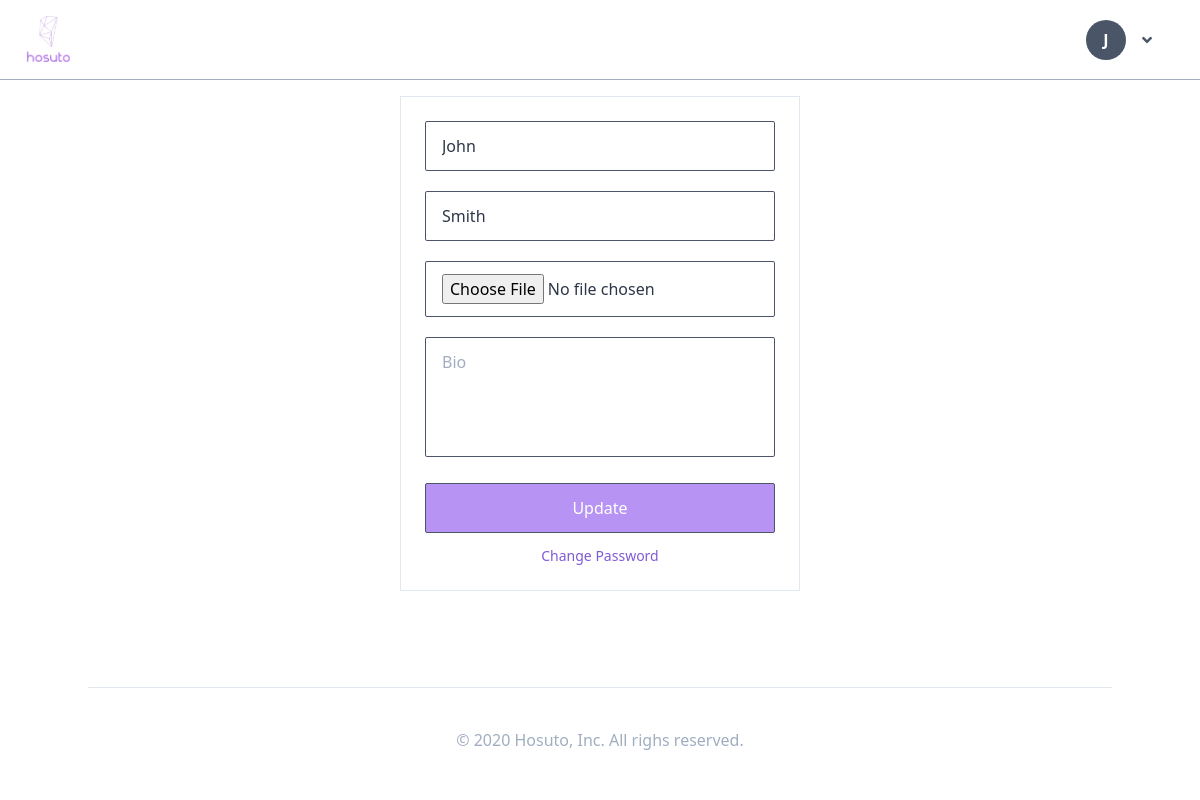
/users/update-profile/ (signed in), run on an earlier commit of the app's database.
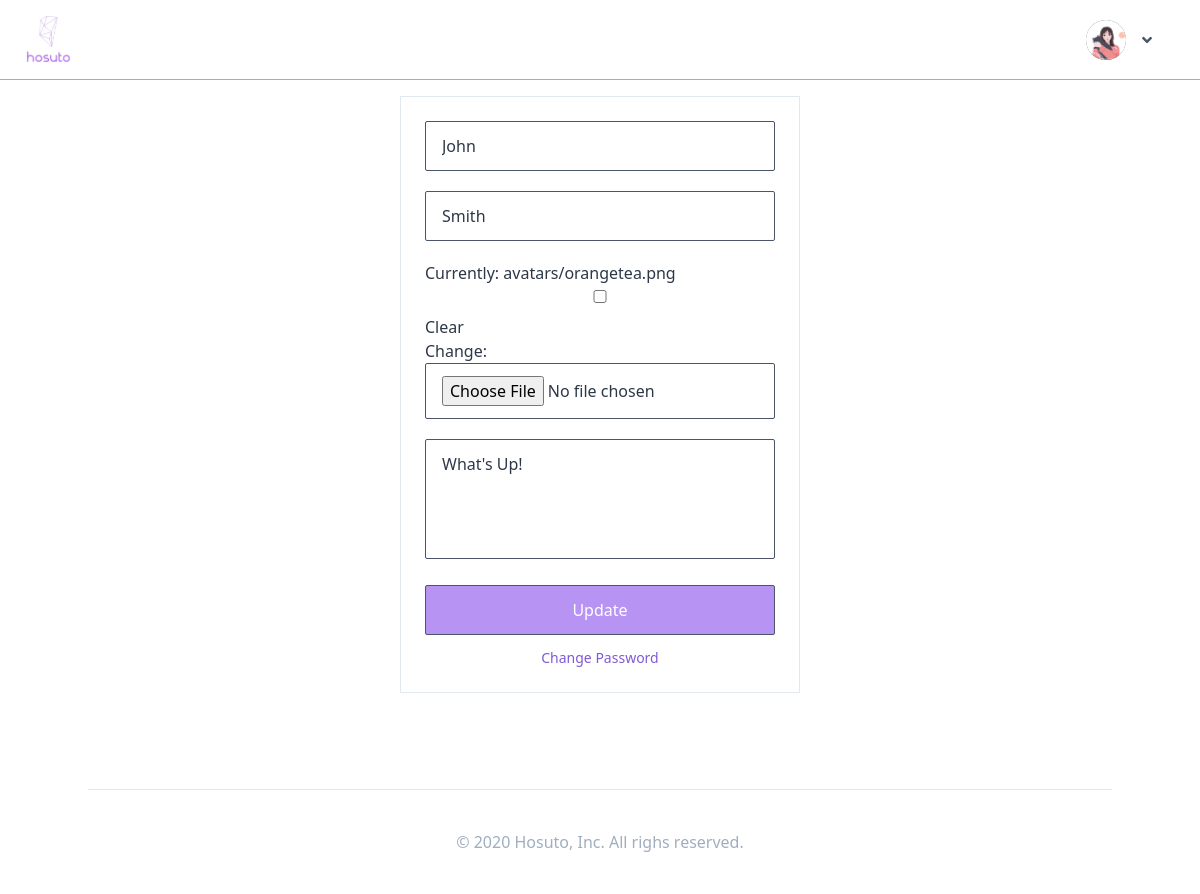
And on a later commit of the database.
### users/models.py (models this page shows, shortened)
class User(AbstractUser):
    GENDER_MALE = "male"
    GENDER_FEMALE = "female"
    GENDER_OTHER = "other"
    GENDER_CHOICES = ((GENDER_MALE, "Male"),(GENDER_FEMALE, "Female"),(GENDER_OTHER, "Other"),)
    LANGUAGE_EN = "english"
    LANGUAGE_SP = "spanish"
    LANGUAGE_CN = "chinese"
    LANGUAGE_KR = "korean"
    LANGUAGE_CHOICES = ((LANGUAGE_EN, "Englsih"),(LANGUAGE_SP, "Spanish"),(LANGUAGE_CN, "Chinese"),(LANGUAGE_KR, "Korean"),)
    CURRENCY_USD = "usd"
    CURRENCY_EUR = "eur"
    CURRENCY_CNY = "cny"
    CURRENCY_KRW = "krw"
    CURRENCY_CHOICES = ((CURRENCY_USD, "USD"),(CURRENCY_EUR, "EUR"),(CURRENCY_CNY, "CNY"),(CURRENCY_KRW, "KRW"))
    LOGIN_EMAIL = "email"
    LOGIN_GITHUB = "github"
    LOGIN_GOOGLE = "google"
    LOGIN_CHOICES = ((LOGIN_EMAIL, "Email"), (LOGIN_GITHUB, "Github"), (LOGIN_GOOGLE, "Google"),)
    avatar = models.ImageField(upload_to="avatars",  blank=True)
    gender = models.CharField(choices=GENDER_CHOICES, max_length=10, blank=True)
    bio = models.TextField(default="", blank=True)
    birthdate = models.DateField(null=True, blank=True)
    language = models.CharField(choices=LANGUAGE_CHOICES, max_length=10, blank=True)
    currency = models.CharField(choices=CURRENCY_CHOICES, max_length=10, blank=True)
    superhost = models.BooleanField(default=False)
    email_verified = models.BooleanField(default=False)
    email_secret = models.CharField(max_length=120, default="", blank=True)
    login_method = models.CharField(max_length=50, choices=LOGIN_CHOICES, default=LOGIN_EMAIL)
    objects = core_managers.CustomUserManager()
    def get_absolute_url(self):
        return reverse("users:profile", kwargs={"pk": self.pk})

### users/views.py (the view)
# urls.py: path("update-profile/", views.UpdateUserView.as_view(), name="update"),
class UpdateUserView(LoggedInOnlyView, SuccessMessageMixin, UpdateView):
    model = User
    template_name = "users/update-profile.html"
    fields = ("first_name", "last_name", "avatar", "bio",)
    def get_object(self, queryset=None):
        return self.request.user
    def get_form(self, form_class=None):
        form = super().get_form(form_class=form_class)
        form.fields["first_name"].widget.attrs = {"placeholder": "First Name"}
        form.fields["last_name"].widget.attrs = {"placeholder": "Last Name"}
        form.fields["bio"].widget.attrs = {"placeholder": "Bio"}
        return form
    success_message = "Profile Updated"

### templates/users/update-profile.html (shortened to what this page needs)
{% extends 'base.html' %}
{% block content %}
    <div class="container xl:w-1/4 lg:w-1/3 md:w-1/2 mx-auto my-24 flex flex-col items-center p-6 border">
        {% include 'mixins/auth/auth_form.html' with form=form cta="Update" %}
        {% if object.login_method == "email" %}
            <span class="text-sm mt-3"><a class="text-purple-600" href="{% url 'users:password' %}">Change Password</a></span>
        {% endif %}
    </div>
{% endblock %}

### templates/mixins/user_avatar.html
<div class="{{h|default:'h-20'}} {{w|default:'w-20'}} bg-gray-700 rounded-full text-white flex justify-center items-center overflow-hidden">
    {% if user.avatar %}
        <img class="w-full h-full" src="{{user.avatar.url}}">
    {% else %}
        <span class="{{text|default:'text-3xl'}}">{{user.first_name|first}}</span>
    {% endif %}
</div>

### templates/mixins/auth/form_input.html (shortened to what this page needs)
<div class="input w-full {% if field.errors %}has_error{% endif %}">
    {{field}}
</div>

What changed in the data, as far as the page shows it:
changed User "John": avatar: picture added; bio (not shown) → "What's Up!"; avatar empty → "avatars/orangetea.png" (drawn); first_name|first "J" → (not shown)
Also different on the page:
new list line: "Currently: avatars/orangetea.png Clear Change: ☐"
